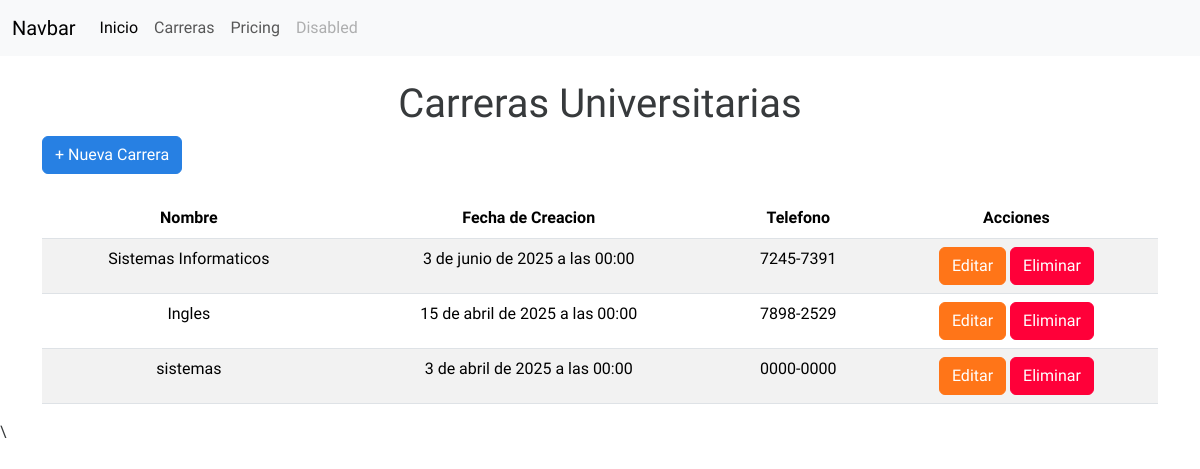
Before: /carreras/ with the older database file.
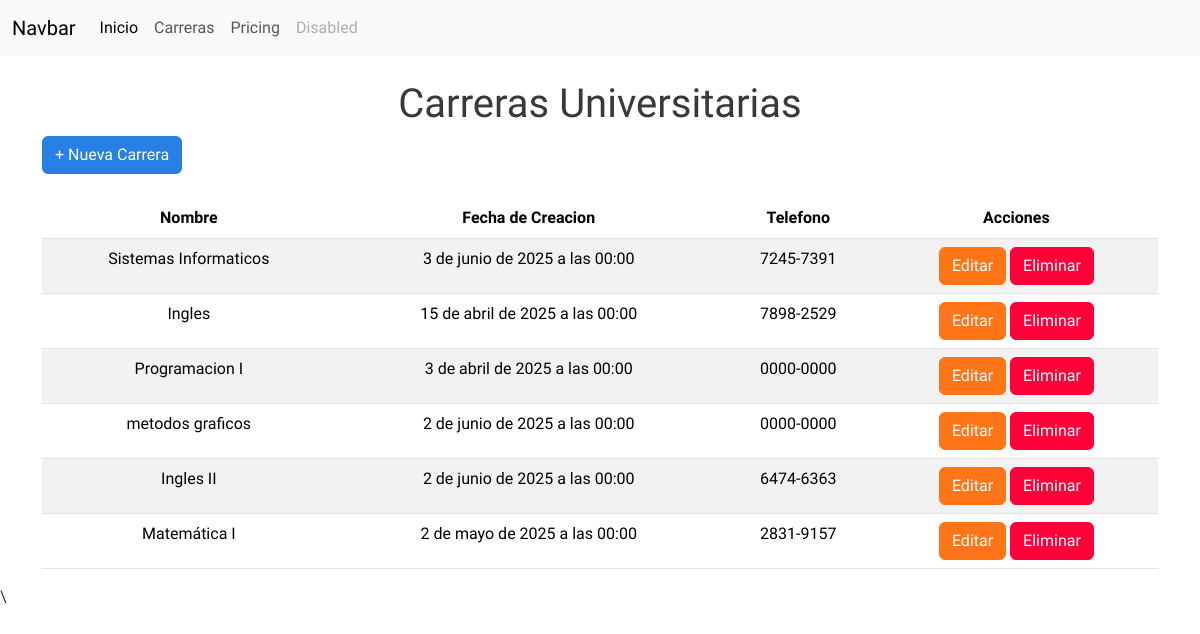
After: the same page with the newer database file.
### Aplicaciones/Educacion/models.py (models this page shows)
class Carrera(models.Model):
    id_car = models.AutoField(primary_key=True)
    nombre_car = models.CharField(max_length=100)
    fecha_creacion_car = models.DateField()
    telefono_car = models.CharField(max_length=9, blank=True, null=True)
    def __str__(self): # * ESTA FUNCION HACE QUE AL MOMENTO DE IMPRIMIR UN OBJETO DE ESTA CLASE, SE MUESTRE EL NOMBRE DE LA CARRERA
        return self.nombre_car

### Aplicaciones/Educacion/views.py (the view)
# urls.py: path('carreras/', views.carreras, name='carreras'),
def carreras(request): # * Vista para mostrar todas las carreras
    carrerasDbb = Carrera.objects.all()
    print(carrerasDbb)
    return render(request, 'carreras.html', {'carreras': carrerasDbb})

### Aplicaciones/Educacion/templates/carreras.html (shortened to what this page needs)
{% extends "plantilla.html" %} {% load static %}  {% block contenido %}
<div class="container">
  <div class="row">
    <div class="col-md-12">
      <h1 class="text-center mt-4">Carreras Universitarias</h1>
      <button
        type="button"
        class="btn btn-primary mb-4"
        data-bs-toggle="modal"
        data-bs-target="#exampleModal"
      >
       + Nueva Carrera
      </button>
      {% if carreras %}
      <div class="table-responsive">
        <table class="table table-hover table-striped text-center">
          <thead>
            <tr>
              <th>Nombre</th>
              <th>Fecha de Creacion</th>
              <th>Telefono</th>
              <th>Acciones</th>
            </tr>
          </thead>
          <tbody>
            {% for carrera in carreras %}
            <tr>
              <td>{{ carrera.nombre_car }}</td>
              <td>{{ carrera.fecha_creacion_car }}</td>
              <td>{{ carrera.telefono_car }}</td>
              <td>
                <a href="{% url 'editar_carrera' carrera.id_car %}" class="btn btn-warning">Editar</a>
                <a href="javascript:void(0)" onclick="eliminarFila('/eliminar_carrera/{{carrera.id_car}}', 'Carrera')" class="btn btn-danger">Eliminar</a>
              </td>
            </tr>
            {% endfor %}
          </tbody>
        </table>
      </div>
      {% else %}
      <div class="alert alert-warning mt-4 text-center">
        <strong>No hay carreras registradas.</strong>
      </div>
      {% endif %}
    </div>
  </div>
</div>
    {% endblock contenido %}

### Aplicaciones/Educacion/templates/plantilla.html (shortened to what this page needs)
{% load static %}
<!DOCTYPE html>
<html lang="es">
<head>
    <link rel="stylesheet" href="{% static 'css/style.css' %}">
    <link href="https://cdn.jsdelivr.net/npm/bootstrap@5.3.3/dist/css/bootstrap.min.css" rel="stylesheet">
    <link rel="stylesheet" href="https://cdn.jsdelivr.net/npm/bootswatch@5.3.6/dist/cosmo/bootstrap.min.css">
    <link rel="stylesheet" href="https://cdn.jsdelivr.net/npm/izitoast@1.4.0/dist/css/iziToast.min.css">
  </head>
<body>
    <nav class="navbar navbar-expand-lg bg-body-tertiary">
  <div class="container-fluid">
    <a class="navbar-brand" href="#">Navbar</a>
    <div class="collapse navbar-collapse" id="navbarNav">
      <ul class="navbar-nav">
        <li class="nav-item">
          <a class="nav-link active" aria-current="page" href="/">Inicio</a>
        </li>
        <li class="nav-item">
          <a class="nav-link" href="{% url "carreras" %}">Carreras</a>
        </li>
        <li class="nav-item">
          <a class="nav-link" href="#">Pricing</a>
        </li>
        <li class="nav-item">
          <a class="nav-link disabled" aria-disabled="true">Disabled</a>
        </li>
      </ul>
    </div>
  </div>
</nav>
   <main> {% block contenido %} {% endblock contenido %} </main>
</body>\
</html>

### universidad/static/css/style.css (style rules this page uses)
body { font-optical-sizing: auto; font-style: normal; }

Changed rows visible on the page:
changed Carrera: nombre_car "sistemas" → "Programacion I"
added Carrera: nombre_car "metodos graficos", fecha_creacion_car "2 de junio de 2025 a las 00:00", telefono_car "0000-0000"
added Carrera: nombre_car "Ingles II", fecha_creacion_car "2 de junio de 2025 a las 00:00", telefono_car "6474-6363"
added Carrera: nombre_car "Matemática I", fecha_creacion_car "2 de mayo de 2025 a las 00:00", telefono_car "2831-9157"
